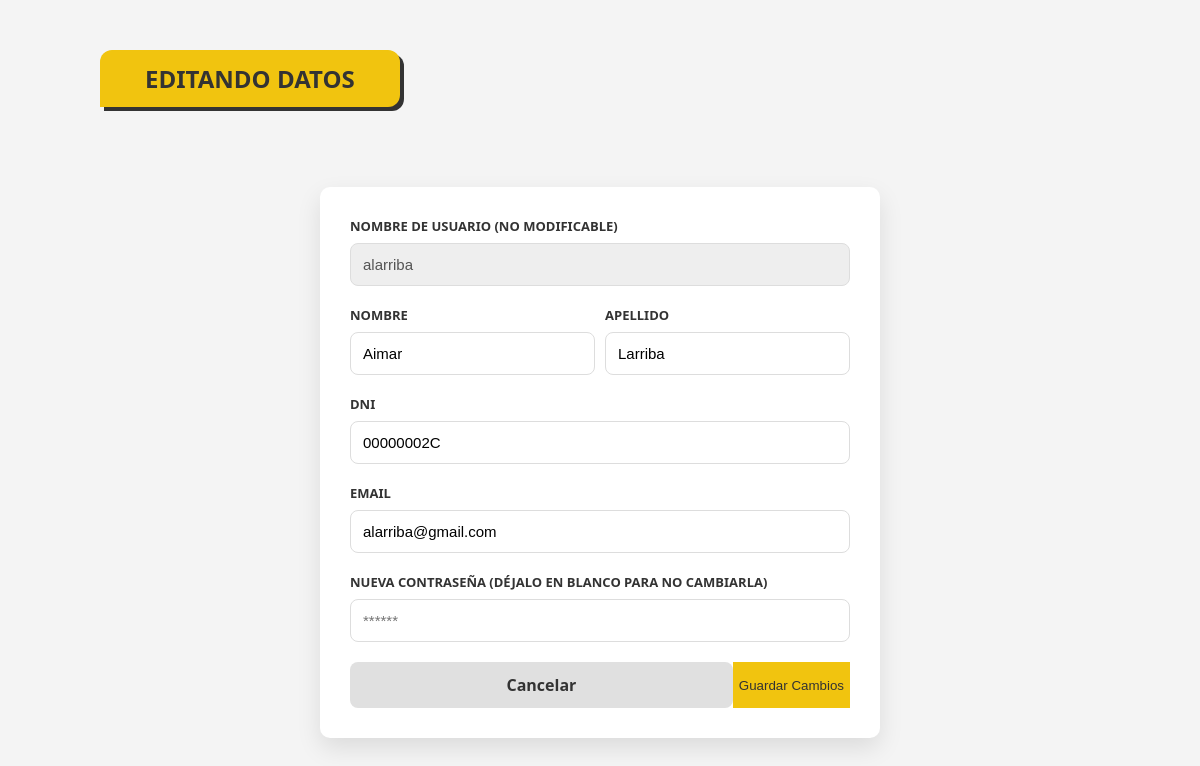
The app's page /profile/edit (signed in) with its own data.
### tables this page shows
CREATE TABLE Users (
    username VARCHAR(50) PRIMARY KEY,
    password VARCHAR(100), -- ¡Importante la coma al final!
    fav_pokemon INT,
    name VARCHAR(100),
    surname VARCHAR(100),
    dni VARCHAR(20) UNIQUE,
    email VARCHAR(100) UNIQUE,
    role VARCHAR(20)
);

### app/controller/ui/IU_MPrincipal.py (the view, shortened to what this page needs)
    @bp.route('/profile/edit', methods=['GET', 'POST'])
    def edit_profile():
        if 'user' not in session:
            return redirect(url_for('iu_mprincipal.login'))
        username = session['user']
        res = db.execSQL(f"SELECT * FROM Users WHERE username='{username}'")
        if res.next():
            datos = {
                'username': res.getString('username'),
                'name': res.getString('name'),
                'surname': res.getString('surname'),
                'email': res.getString('email'),
                'dni': res.getString('dni')
            }
            return render_template('profile_edit.html', user=datos)
        return redirect(url_for('iu_mprincipal.profile'))

### app/database/GestorBD.py (called while the page is built)
    def execSQL(self, sql):
        cursor = self.connection.cursor()
        cursor.execute(sql)
        datos = cursor.fetchall()
        return ResultadoSQL(datos)

### app/database/ResultadoSQL.py (called while the page is built)
    def next(self):
        self.indice += 1
        return self.indice < len(self.datos)

    def getString(self, columna):
        return str(self.datos[self.indice][columna])

### app/templates/profile_edit.html (shortened to what this page needs)
<!DOCTYPE html>
<html lang="es">
<head>
    <link rel="stylesheet" href="{{ url_for('static', filename='css/style.css') }}">
</head>
<body style="background-color: #f4f4f4;">
    <div class="menu-main-container">
        <div class="menu-banner" style="background-color: #f1c40f; color: #333;">
            Editando Datos
        </div>
        <div style="max-width: 500px; margin: 40px auto; background: white; padding: 30px; border-radius: 10px; box-shadow: 0 10px 25px rgba(0,0,0,0.1);">
            <form action="{{ url_for('iu_mprincipal.edit_profile') }}" method="POST">
                <div class="form-group">
                    <label>Nombre de Usuario (No modificable)</label>
                    <input type="text" class="form-control" value="{{ user.username }}" disabled style="background-color: #eee;">
                </div>
                <div style="display: flex; gap: 10px;">
                    <div class="form-group" style="flex: 1;">
                        <label>Nombre</label>
                        <input type="text" name="name" class="form-control" value="{{ user.name }}" required>
                    </div>
                    <div class="form-group" style="flex: 1;">
                        <label>Apellido</label>
                        <input type="text" name="surname" class="form-control" value="{{ user.surname }}" required>
                    </div>
                </div>
                <div class="form-group">
                    <label>DNI</label>
                    <input type="text" name="dni" class="form-control" value="{{ user.dni }}" required>
                </div>
                <div class="form-group">
                    <label>Email</label>
                    <input type="email" name="email" class="form-control" value="{{ user.email }}" required>
                </div>
                <div class="form-group">
                    <label>Nueva Contraseña (Déjalo en blanco para no cambiarla)</label>
                    <input type="password" name="password" class="form-control" placeholder="******">
                </div>
                <div style="display: flex; justify-content: space-between; margin-top: 20px;">
                    <a href="{{ url_for('iu_mprincipal.profile') }}" class="btn-cancel">Cancelar</a>
                    <button type="submit" class="btn-primary" style="background-color: #f1c40f; color: #333; border: none;">Guardar Cambios</button>
                </div>
            </form>
        </div>
    </div>
</body>
</html>

### app/static/css/style.css (style rules this page uses)
body { display: flex; justify-content: center; background-color: #f5f5f5; margin: 0; font-family: 'Segoe UI', Arial, sans-serif; min-height: 100vh; }
.menu-main-container { width: 90%; max-width: 1000px; margin: 50px auto; }
.menu-banner { background: #ee1515; color: white; display: inline-block; padding: 12px 45px; font-weight: bold; font-size: 24px; text-transform: uppercase; border-radius: 12px 12px 12px 0; margin-bottom: 40px; box-shadow: 4px 4px 0px #333; }
.form-group { margin-bottom: 20px; text-align: left; }
.form-group label { display: block; font-weight: bold; margin-bottom: 8px; color: #333; font-size: 13px; text-transform: uppercase; }
.form-control { width: 100%; padding: 12px; border: 2px solid #eee; border-radius: 12px; font-size: 15px; outline: none; box-sizing: border-box; transition: border-color 0.3s; }
.btn-primary { background-color: #ee1515; color: white; }
.form-group { margin-bottom: 20px; }
.form-control { width: 100%; padding: 12px; border: 1px solid #ddd; border-radius: 8px; font-size: 15px; transition: border-color 0.3s ease; box-sizing: border-box; }
.btn-cancel { flex: 1; background-color: #e0e0e0; color: #333; text-align: center; padding: 12px; border-radius: 8px; text-decoration: none; font-weight: 600; transition: background 0.2s; }

### records on screen
Users: username "alarriba", name "Aimar", surname "Larriba", dni "00000002C", email "alarriba@gmail.com"
